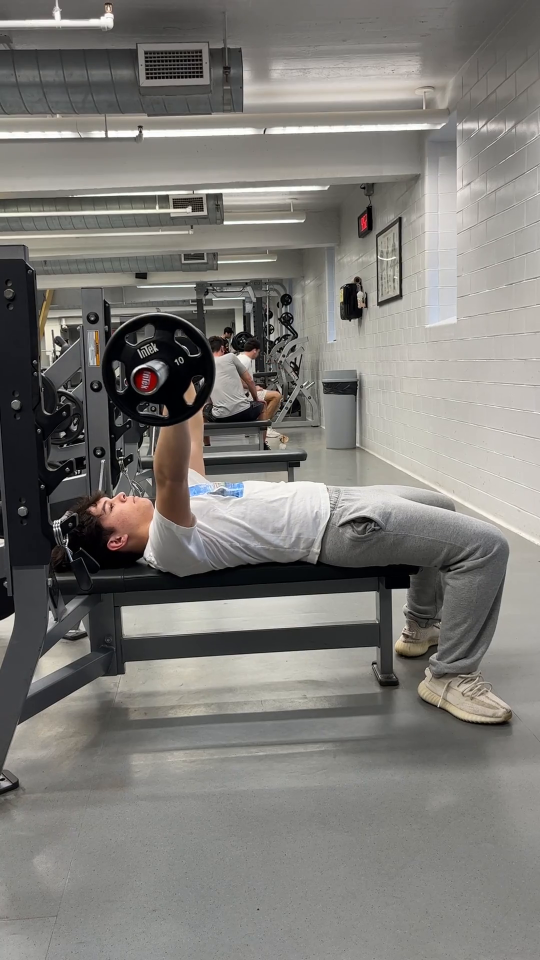
#> input picture frame 7 of ml/demo_videos/jacqueredgood.mp4, 1080 x 1920 px (shown at 1/2 size)
$ python barpathcv.py
#> lines starting #> are read from the running program, lines starting #| are printed output that depends on the picture; after the words box and inside, x2 and y2 are one past the last pixel; in counts of white or black regions, pixels touching at a corner belong together
import cv2
import numpy as np
import statistics


video = cv2.VideoCapture("demo_videos/jacqueredgood.mp4")

lower_color1 = np.array([0, 250, 50])
upper_color1 = np.array([10, 255, 255])

lower_color2 = np.array([170, 120, 50])
upper_color2 = np.array([180, 255, 255])

kernel = np.ones((5, 5), np.uint8)

ret, frame = video.read()
#> frame is the input picture: shape (1920, 1080, 3); mean B, G, R 119.7, 123.8, 125.8

height, width, _ = frame.shape
#> height = 1920; width = 1080
bar_path = np.zeros((height, width, 3), dtype=np.uint8)

first_frame = True
first_center_x = None
first_center_y = None
numframes = 0
contour_coords = []

output_filename = "output_videos/output_jack.mp4"
fps = int(video.get(cv2.CAP_PROP_FPS))
size = (width, height)
#> size = (1080, 1920)
fourcc = cv2.VideoWriter_fourcc(*"mp4v")  # Codec for mp4 format

out_video = cv2.VideoWriter(output_filename, fourcc, fps, size)

while True:

    ret, frame = video.read()
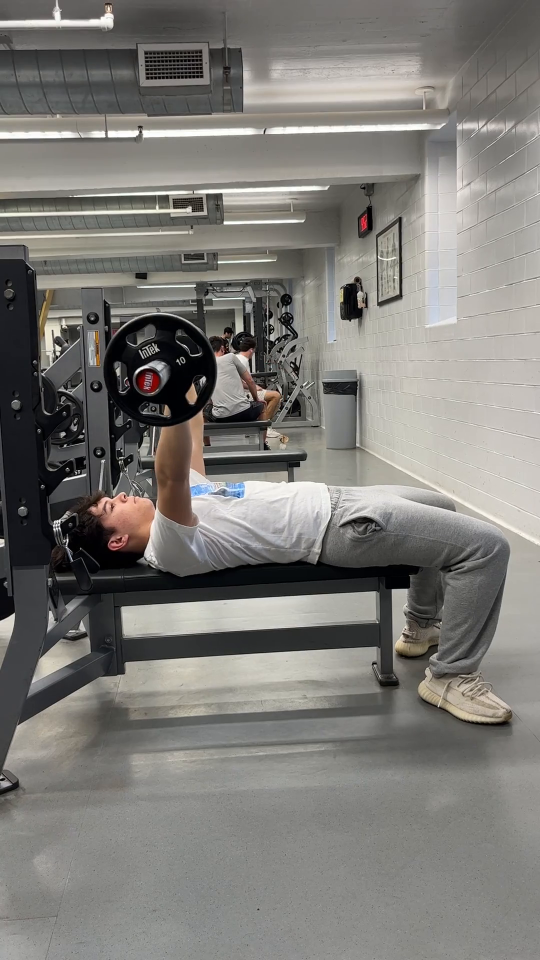
#> input picture frame 8 of ml/demo_videos/jacqueredgood.mp4, 1080 x 1920 px (shown at 1/2 size)
#> frame is the input picture: shape (1920, 1080, 3); mean B, G, R 119.4, 123.5, 125.5
    numframes = numframes + 1
    first_contour = True

    if not ret:
        break

    hsv_image = cv2.cvtColor(frame, cv2.COLOR_BGR2HSV)
#> hsv_image: shape (1920, 1080, 3); mean H, S, V 37.9, 20.9, 126.3

    mask1 = cv2.inRange(hsv_image, lower_color1, upper_color1)
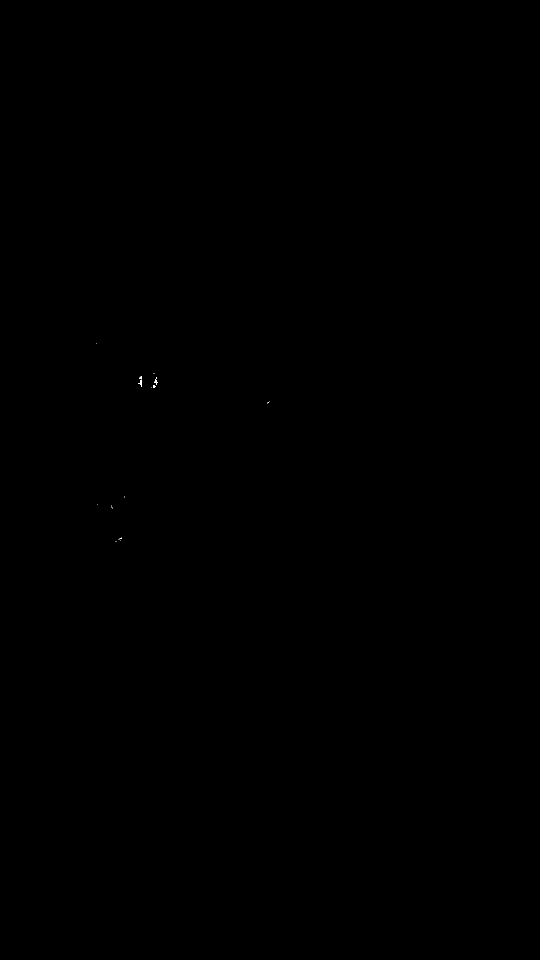
#> mask1: shape (1920, 1080) (shown at 1/2 size); 0.01% white in thin lines or dots, all inside (x1, y1, x2, y2) = (193, 687, 539, 1084)
    mask2 = cv2.inRange(hsv_image, lower_color2, upper_color2)
#> mask2: shape (1920, 1080); 0.05% white; 27 white regions (21 under 20 px), largest, box (x1, y1, x2, y2) and area: (720, 428, 736, 464) 347, (284, 745, 318, 786) 341, (282, 744, 296, 766) 141, (280, 767, 292, 776) 53, (276, 756, 282, 768) 36, (222, 1092, 232, 1097) 34

    mask = cv2.bitwise_or(mask1, mask2)
#> mask: shape (1920, 1080); 0.06% white; 44 white regions (40 under 20 px), largest, box (x1, y1, x2, y2) and area: (284, 745, 318, 786) 412, (720, 428, 736, 464) 347, (276, 744, 296, 776) 298, (222, 1092, 232, 1097) 34

    mask = cv2.erode(mask, kernel, iterations=1)
#> mask: shape (1920, 1080); 0.01% white; 7 white regions (4 under 20 px), largest, box (x1, y1, x2, y2) and area: (722, 440, 732, 458) 110, (284, 750, 289, 758) 21, (307, 748, 312, 756) 20
    mask = cv2.dilate(mask, kernel, iterations=1)
#> mask: shape (1920, 1080); 0.03% white; 6 white regions

    contours, _ = cv2.findContours(mask, cv2.RETR_EXTERNAL, cv2.CHAIN_APPROX_SIMPLE)
#> contours = 6 contours; box (x1, y1, x2, y2) and area: (720, 438, 734, 460) 206, (284, 777, 304, 786) 104, (282, 748, 291, 760) 70, (305, 746, 314, 758) 69, (282, 768, 288, 776) 35, (276, 756, 282, 762) 25

    min_area = 125

    for contour in contours:
        if cv2.contourArea(contour) > min_area and first_contour:  # Set a minimum area to filter out noise
            first_contour = False
            (x, y, w, h) = cv2.boundingRect(contour)
            center_x = int(x + w / 2)
            center_y = int(y + h / 2)
            cv2.circle(bar_path, (center_x, center_y), radius=10, color=(0, 0, 0), thickness=-1)


            contour_x = center_x
            contour_y = center_y
            contour_coords.append((contour_x, contour_y))


            if first_frame:
                first_center_x = center_x
                first_center_y = center_y
                # cv2.circle(bar_path, (first_center_x, first_center_y), radius = 50, color=(255,255,255), thickness = 10)
                first_frame = False
#> this loop made 6 passes
#> (first_contour, x, y, w, h, center_x, center_y, contour_x) on pass 6: (False, 720, 438, 14, 22, 727, 449, 727)
#> contour on passes 2 to 3: [[282, 768], [282, 775], [287, 775], [287, 768]], [[276, 756], [276, 761], [281, 761], [281, 756]]
#> bar_path: shape (1920, 1080, 3); every value is 0
#> after the loop, center_x = 727; center_y = 449; contour_coords = [(727, 449)]; contour_x = 727; contour_y = 449; first_center_x = 727; first_center_y = 449; first_contour = False; first_frame = False; h = 22; w = 14; x = 720; y = 438


    lowest = contour_coords[0][1]
#> lowest = 449
    for coord in contour_coords:
        if coord[1] > lowest:
            lowest = coord[1]
#> this loop made 1 pass
#> after the loop, lowest = 449

    index = next(i for i, point in enumerate(contour_coords) if point[1] == lowest)
#> index = 0

    tracked_descent_points = contour_coords[:(index + 1)]
#> tracked_descent_points = [(727, 449)]
    tracked_ascent_points = contour_coords[index:]
#> tracked_ascent_points = [(727, 449)]

    tracked_descent_points_array = np.array(tracked_descent_points, dtype=np.int32).reshape(-1, 1, 2)
#> tracked_descent_points_array = [[727, 449]]
    tracked_ascent_points_array = np.array(tracked_ascent_points, dtype=np.int32).reshape(-1, 1, 2)
#> tracked_ascent_points_array = [[727, 449]]

    tracked_descent_image = np.zeros((height, width, 3), dtype=np.uint8)
    tracked_ascent_image = np.zeros((height, width, 3), dtype=np.uint8)

    cv2.polylines(tracked_descent_image, [tracked_descent_points_array], isClosed=False, color = (255, 255, 255, 255), thickness=15)
    cv2.polylines(tracked_ascent_image, [tracked_ascent_points_array], isClosed=False, color = (255, 255, 255, 255), thickness=15)


    # ctesting = np.zeros((height, width, 3), dtype=np.uint8)
    # ctestingarray = np.array(contour_coords, dtype=np.int32).reshape(-1, 1, 2)
    # cv2.polylines(ctesting, [ctestingarray], isClosed=False, color=(255, 255, 255), thickness=30)

#> (the run stopped early here; a loop or call above may not have finished)

$ run again, starting later in the video
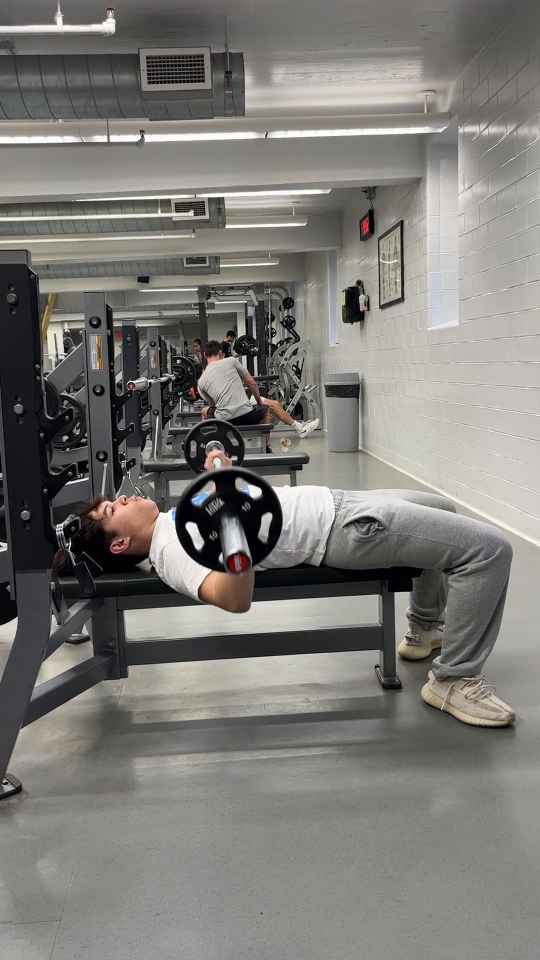
#> input picture frame 33 of ml/demo_videos/jacqueredgood.mp4, 1080 x 1920 px (shown at 1/2 size)
#> frame is the input picture: shape (1920, 1080, 3); mean B, G, R 119.1, 123, 125
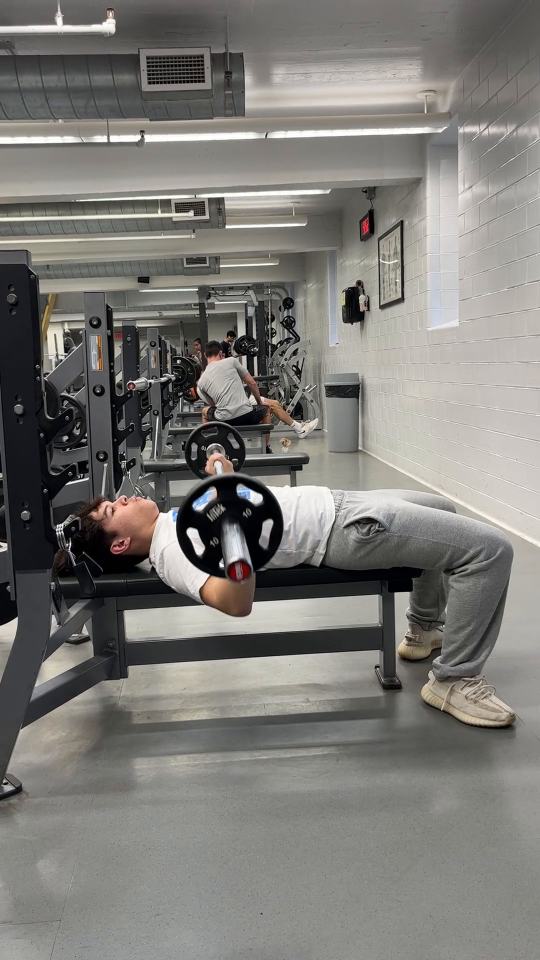
#> input picture frame 34 of ml/demo_videos/jacqueredgood.mp4, 1080 x 1920 px (shown at 1/2 size)
#> frame is the input picture: shape (1920, 1080, 3); mean B, G, R 119, 123, 125
#> hsv_image: shape (1920, 1080, 3); mean H, S, V 38, 20.2, 125.7
#> mask1: shape (1920, 1080); 0% white in thin lines or dots, all inside (x1, y1, x2, y2) = (198, 695, 487, 1148)
#> mask2: shape (1920, 1080); 0.04% white; 29 white regions (23 under 20 px), largest, box (x1, y1, x2, y2) and area: (724, 438, 739, 470) 290, (460, 1126, 480, 1163) 244, (478, 1124, 498, 1160) 178, (264, 772, 270, 778) 27, (227, 1100, 235, 1105) 26, (256, 768, 261, 778) 22
#> contours = 4 contours; box (x1, y1, x2, y2) and area: (724, 444, 739, 466) 200, (462, 1147, 475, 1162) 119, (482, 1126, 490, 1134) 44, (466, 1135, 471, 1142) 24
#> the loop `for contour in contours:` made 4 passes
#> (first_contour, x, y, w, h, center_x, center_y, contour_x) on pass 4: (False, 724, 444, 15, 22, 731, 455, 731)
#> after the loop `for contour in contours:`: center_x = 731; center_y = 455; contour_coords = [(731, 455)]; contour_x = 731; contour_y = 455; first_center_x = 731; first_center_y = 455; first_contour = False; h = 22; w = 15; x = 724; y = 444
#> `lowest = contour_coords[0][1]`: lowest = 455
#> the loop `for coord in contour_coords:` made 1 pass
#> index = 0
#> tracked_descent_points = [(731, 455)]
#> tracked_descent_points_array = [[731, 455]]

$ run again, starting later in the video
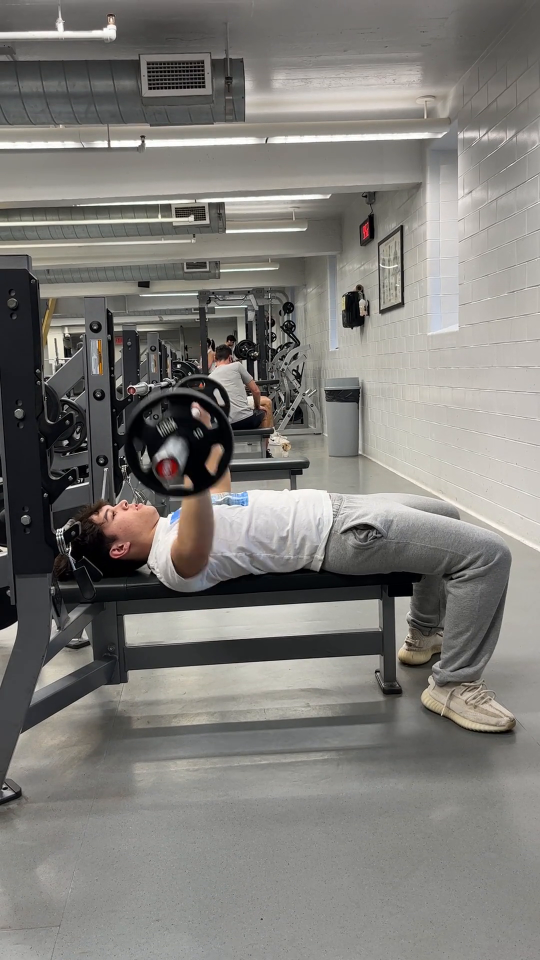
#> input picture frame 60 of ml/demo_videos/jacqueredgood.mp4, 1080 x 1920 px (shown at 1/2 size)
#> frame is the input picture: shape (1920, 1080, 3); mean B, G, R 120.3, 124.4, 126.4
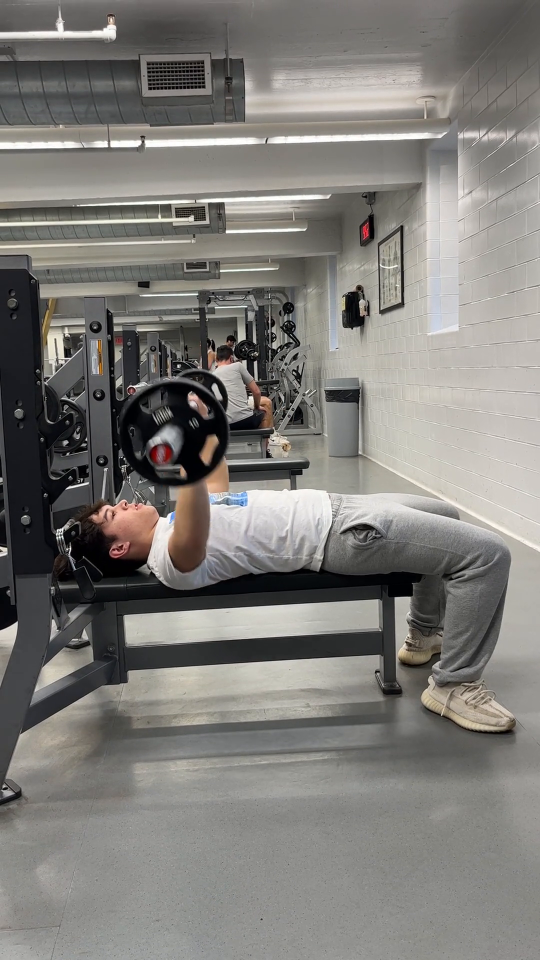
#> input picture frame 61 of ml/demo_videos/jacqueredgood.mp4, 1080 x 1920 px (shown at 1/2 size)
#> frame is the input picture: shape (1920, 1080, 3); mean B, G, R 120.7, 124.6, 126.8
#> hsv_image: shape (1920, 1080, 3); mean H, S, V 38.5, 20.2, 127.5
#> mask1: shape (1920, 1080); 0% white in thin lines or dots, all inside (x1, y1, x2, y2) = (225, 894, 312, 1100)
#> mask2: shape (1920, 1080); 0.05% white; 19 white regions (12 under 20 px), largest, box (x1, y1, x2, y2) and area: (724, 444, 739, 480) 346, (300, 892, 316, 927) 257, (328, 889, 344, 916) 182
#> contours = 4 contours; box (x1, y1, x2, y2) and area: (724, 454, 739, 478) 230, (302, 894, 316, 908) 137, (236, 677, 244, 684) 40, (332, 896, 340, 902) 35
#> the loop `for contour in contours:` made 4 passes
#> (first_contour, x, y, w, h, center_x, center_y, contour_x) on pass 2: (False, 302, 894, 14, 14, 309, 901, 309)
#> after the loop `for contour in contours:`: center_x = 309; center_y = 901; contour_coords = [(309, 901)]; contour_x = 309; contour_y = 901; first_center_x = 309; first_center_y = 901; first_contour = False; h = 14; x = 302; y = 894
#> `lowest = contour_coords[0][1]`: lowest = 901
#> the loop `for coord in contour_coords:` made 1 pass
#> index = 0
#> tracked_descent_points = [(309, 901)]
#> tracked_descent_points_array = [[309, 901]]
